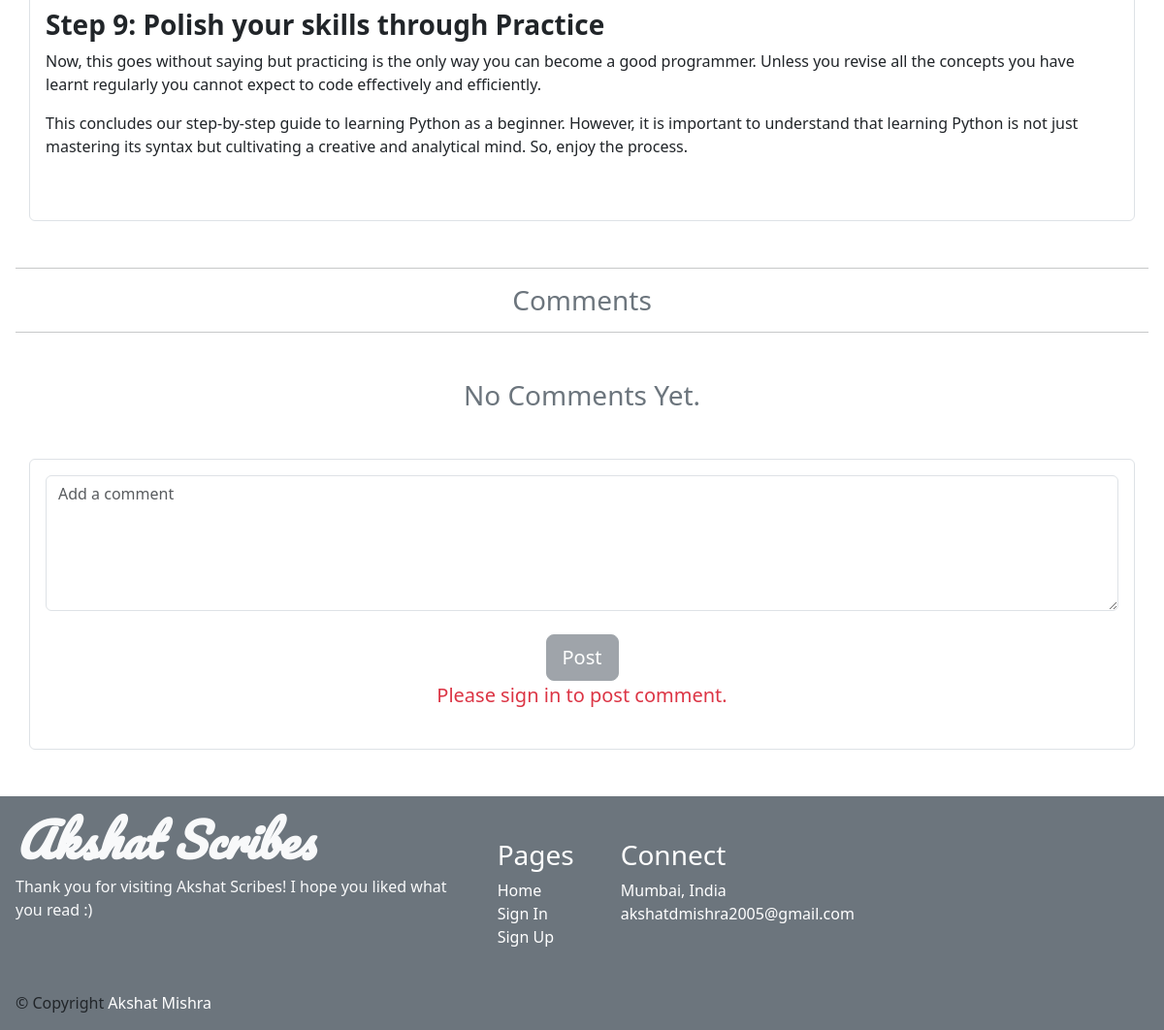
Before: /posts/1 (lower part) with the older database file.
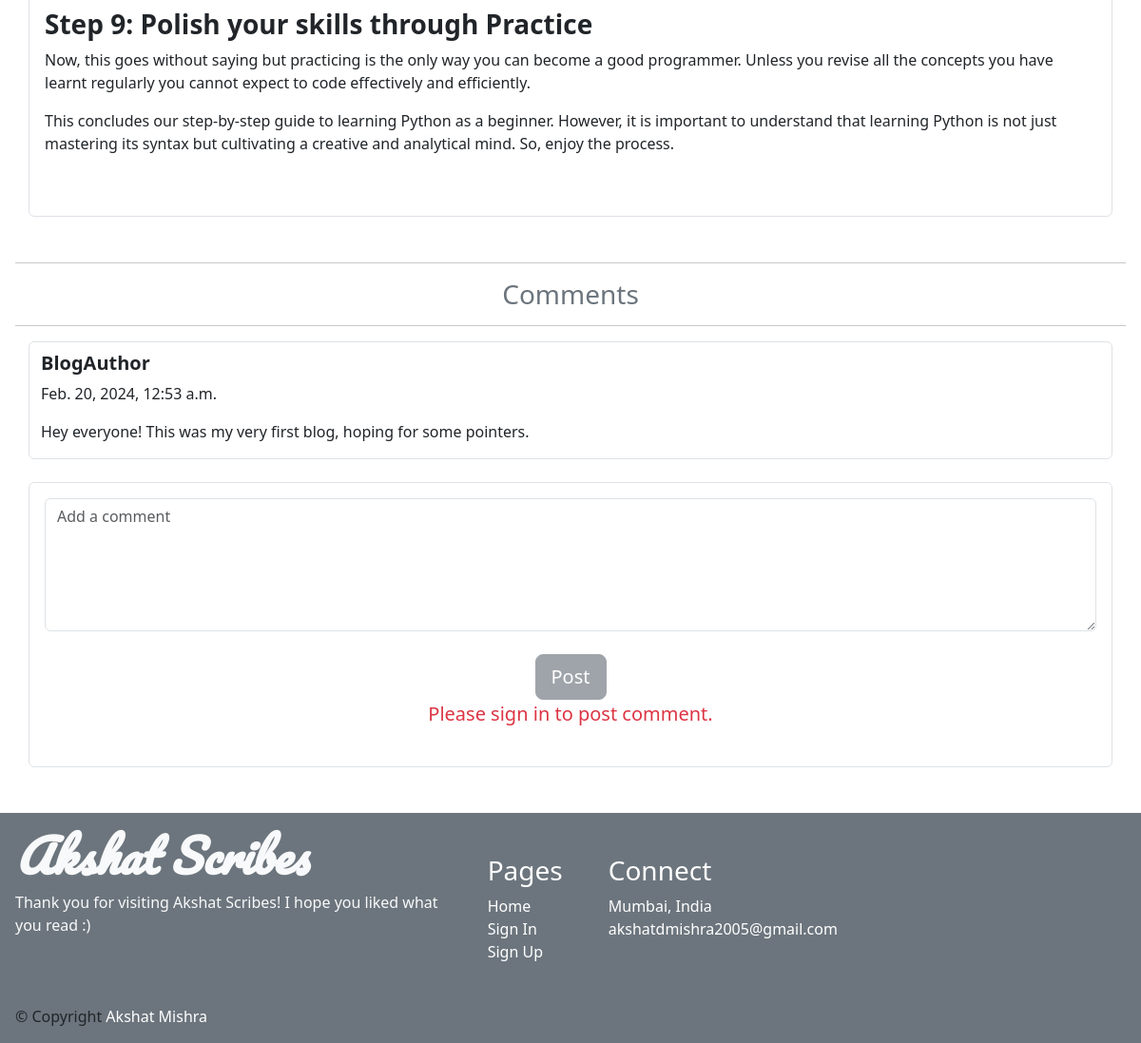
After: the same page with the newer database file.
### Home/models.py (models this page shows, shortened)
class Comment(models.Model):
    post = models.ForeignKey(Post,
                             related_name='comments',
                             on_delete=models.CASCADE)
    name = models.ForeignKey(User, on_delete=models.CASCADE)
    body = models.TextField(blank=False)
    date = models.DateTimeField(default=datetime.now())

### Home/views.py (the view)
# urls.py: path('posts/<str:pk>', views.post, name="post"),
def post(request, pk):
    id = pk
    posts = Post.objects.get(id=pk)
    if request.method == 'POST':
        post = Post.objects.get(id=pk)
        name = request.user
        body = request.POST.get('body')
        Comment.objects.create(post=post, name=name, body=body)
        return redirect(f'/posts/{id}')
    else:
        return render(request, 'post.html', {
            'posts': posts,
        })

### templates/post.html (shortened to what this page needs)
{% extends 'base.html' %}
{% load static %}
{% block content %}
<section class="mx-3 my-5" id="post">
  <div class="container rounded border p-3 mb-5">
    <p>{{posts.content|safe}}</p>
  </div>
  <hr style="">
  <h3 class="text-center text-secondary">Comments</h3>
  <hr>
  {% if not posts.comments.all %}
    <h3 class="text-center text-secondary my-5">No Comments Yet.</h3>
  {% else %}
    {% for comment in posts.comments.all %}
      <div class="container rounded border my-3">
        <h5 style="color: inherit; margin-inline-start: inherit; padding-top:10px;"><strong>{{ comment.name }}</strong></h5>
        <p class="">{{comment.date}}</p>
        <p class="">{{ comment.body }}</p>
      </div>
    {% endfor %}
  {% endif %}
  {% include 'components/comment_form.html' %}
</section>
  {% endblock %}

Changed rows visible on the page:
added Comment: name "BlogAuthor", date "Feb. 20, 2024, 12:53 a.m.", body "Hey everyone! This was my very first blog, hoping for some pointers."
Other visible differences:
text no longer shown: "No Comments Yet."
